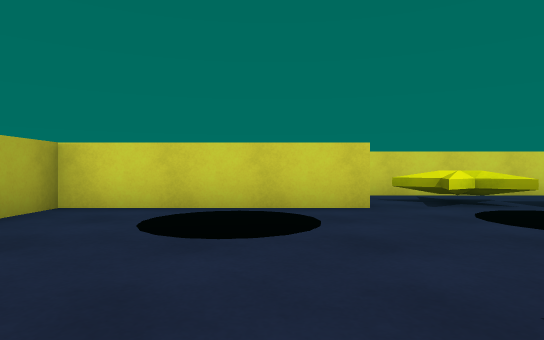
View 1 (above)

21 first-person views from a walk through a scene from a Unity 3-D project. The camera is 0.58 m above the floor, looks level and sees 75° across. The floor is counted in squares, 1 m on a side. Each view is taken from the middle of a square. On the plan, view 1 faces up. The plan holds only what a view shows up to about 10 squares ahead; the rest is blank. The player character is not drawn. Some surface patterns are stand-ins.

View 2
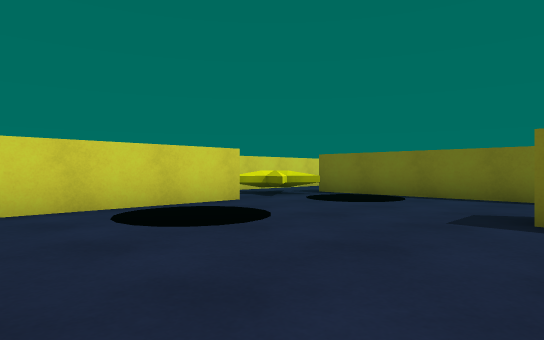

View 3
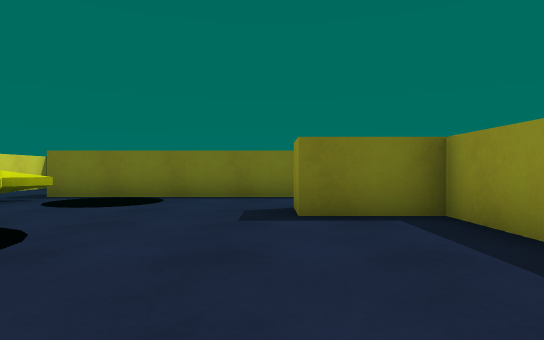

View 4
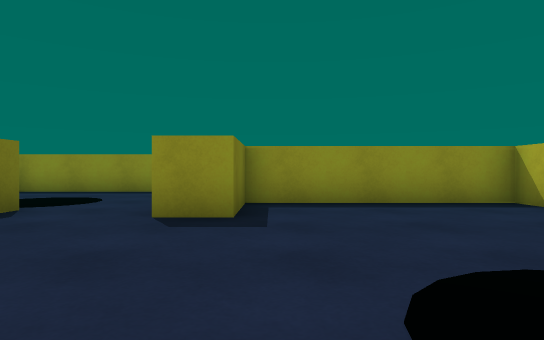

View 5
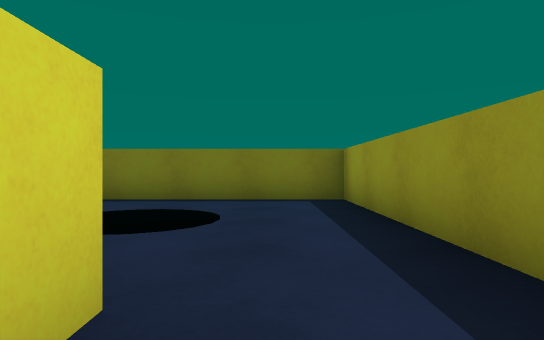

View 6
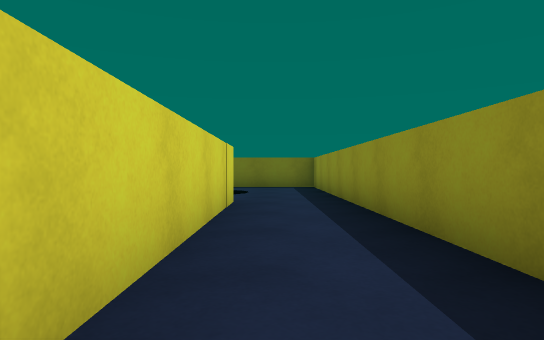

View 7
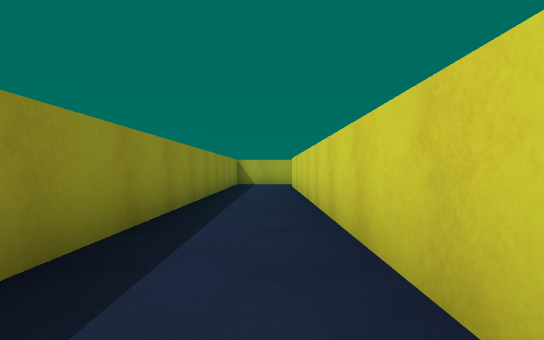

View 8
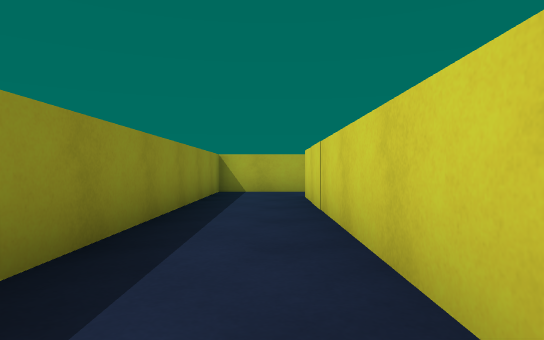

View 9
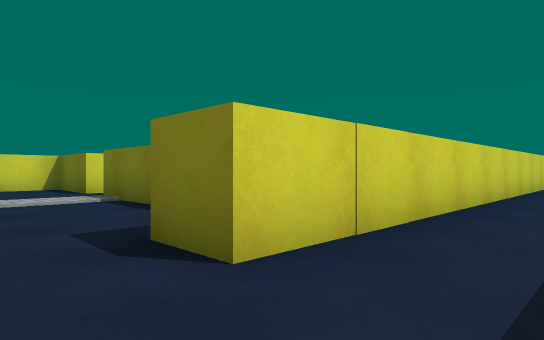

View 10
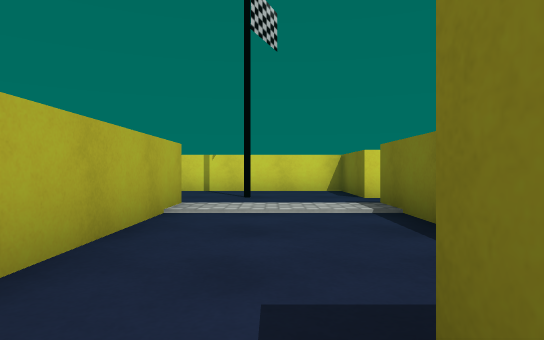

View 11
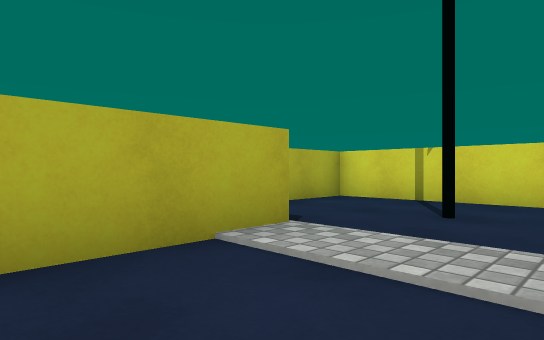

View 12
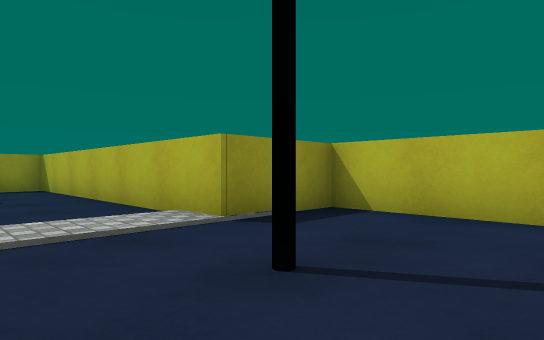

View 13
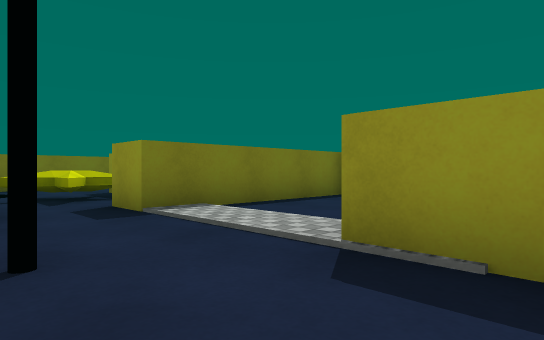

View 14
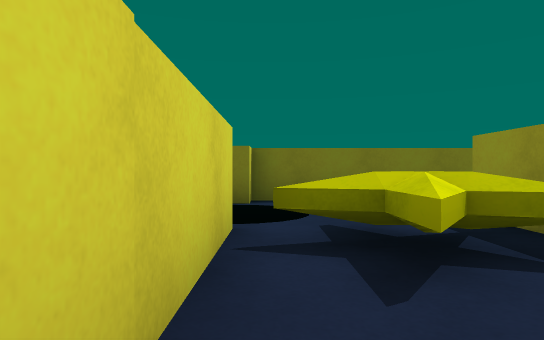

View 15
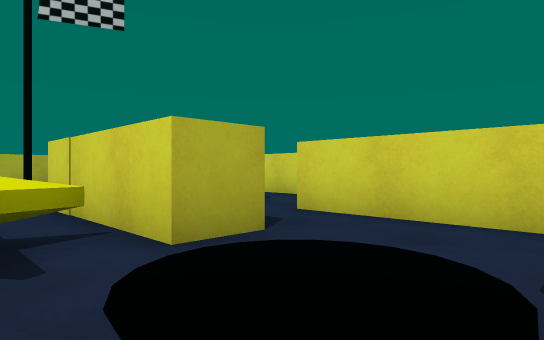

View 16
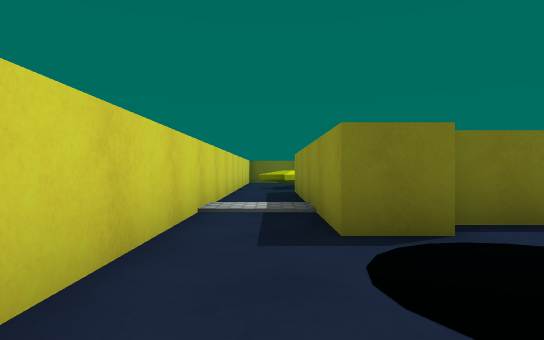

View 17
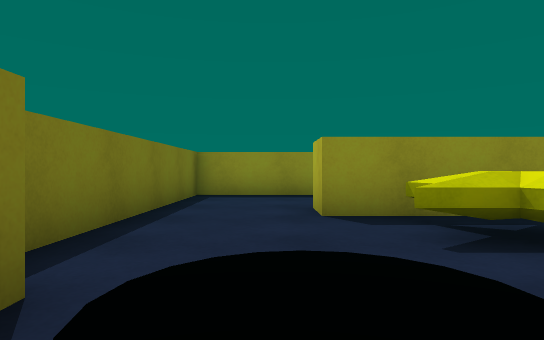

View 18
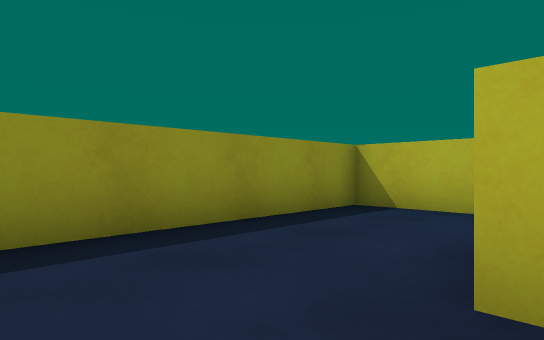

View 19
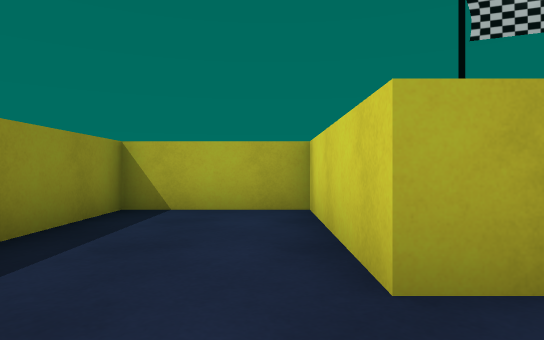

View 20
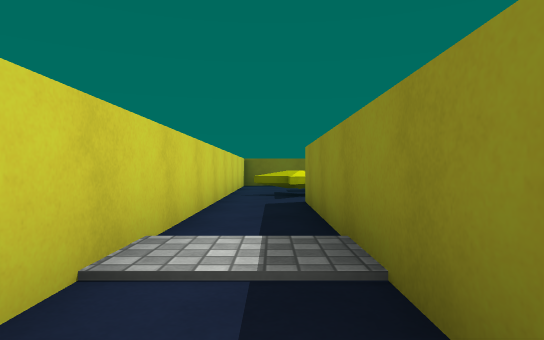

View 21
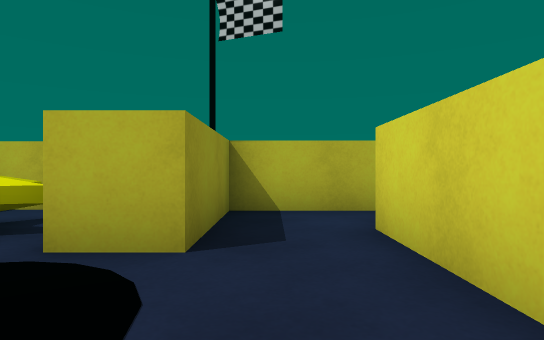

### Floor plan
Ten units are one square. View 1 is at (0, 0); x grows to the right and y downward. Boxes are objects, and circles mark ways between rooms. Rooms are numbered by the first view taken in them; rooms with no view inside come last. Other rooms are left out.
<svg viewBox="-171 -85 256 134">
<path fill="none" stroke="#000" d="M15 -54 -33 -54 -33 -41M47 1 47 -59M-33 12 15 12 15 -7 25 -7M55 -80 15 -80M-112 11 -112 -37 -102 -37M-85 -54 -112 -54 -112 -78 -166 -78 -166 -37 -145 -37 -145 44 25 44M25 23 -126 23 -126 11M-75 -64 -75 -54 -85 -54M-43 -15 -43 -54 -49 -54 -49 -64 14 -64M-95 -25 -66 -25 -66 -16M-102 -37 -102 -30M15 -80 -75 -80M-102 -76 -102 -64 -75 -64M-75 -80 -85 -80M-66 -16 -102 -16 -102 12 -43 12 -43 -15M25 44 80 44 80 6"/>
<rect x="-15" y="-55" width="20" height="30" fill="#bbb"><title>other object</title></rect>
<rect x="25" y="-55" width="20" height="30" fill="#bbb"><title>other object</title></rect>
<rect x="25" y="-75" width="10" height="10" fill="#bbb"><title>star</title></rect>
<rect x="-145" y="-65" width="10" height="10" fill="#bbb"><title>flag</title></rect>
<rect x="-95" y="-45" width="10" height="10" fill="#bbb"><title>star</title></rect>
<rect x="-75" y="-65" width="20" height="20" fill="#bbb"><title>other object</title></rect>
<rect x="45" y="5" width="20" height="20" fill="#bbb"><title>other object</title></rect>
<circle cx="10" cy="-70" r="3" fill="#2a7"/>
<circle cx="35" cy="0" r="3" fill="#2a7"/>
<circle cx="-95" cy="-45" r="3" fill="#2a7"/>
<circle cx="20" cy="35" r="3" fill="#2a7"/>
<circle cx="-80" cy="-70" r="3" fill="#2a7"/>
<circle cx="-55" cy="-20" r="3" fill="#2a7"/>
<text x="10" y="-30">1</text>
<text x="-120" y="0">2</text>
<text x="-50" y="-50">3</text>
<text x="-90" y="-70">4</text>
<text x="-70" y="-10">5</text>
<text x="50" y="20">6</text>
</svg>
Room 1 opens to room 3. Room 1 opens to room 6. Room 2 opens to room 3. Room 2 opens to room 6. Room 3 opens to room 4. Room 3 opens to room 5.

Where each view was taken, in squares from view 1:
view 1: 0 up, 0 right, facing up
view 2: 0 up, 3 left, facing up-right
view 3: 1 up, 3 left, facing right
view 4: 5 up, 1 right, facing down
view 5: 3 down, 1 right, facing right
view 6: 3 down, 4 left, facing right
view 7: 3 down, 0 right, facing left
view 8: 3 down, 5 left, facing left
view 9: 4 down, 14 left, facing up-right
view 10: 2 down, 13 left, facing up
view 11: 1 up, 12 left, facing up-left
view 12: 7 up, 12 left, facing down-left
view 13: 6 up, 16 left, facing down-right
view 14: 5 up, 11 left, facing right
view 15: 4 up, 5 left, facing up-left
view 16: 7 up, 8 left, facing right
view 17: 7 up, 6 left, facing down
view 18: 2 up, 5 left, facing down-left
view 19: 1 up, 5 left, facing left
view 20: 7 up, 5 left, facing right
view 21: 7 up, 5 left, facing left
